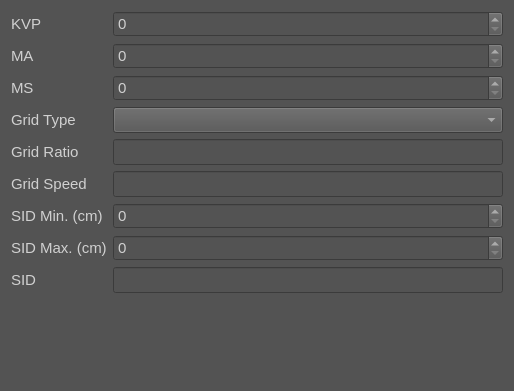
<?xml version="1.0" encoding="UTF-8"?>
<ui version="4.0">
 <class>ExposureDetailWidget</class>
 <widget class="QWidget" name="ExposureDetailWidget">
  <property name="geometry">
   <rect>
    <x>0</x>
    <y>0</y>
    <width>514</width>
    <height>391</height>
   </rect>
  </property>
  <property name="windowTitle">
   <string>Form</string>
  </property>
  <property name="styleSheet">
   <string notr="true">color: rgb(208, 208, 208);
background-color: rgb(83, 83, 83);</string>
  </property>
  <layout class="QFormLayout" name="formLayout">
   <item row="0" column="0">
    <widget class="QLabel" name="kvpLbl">
     <property name="font">
      <font>
       <pointsize>11</pointsize>
      </font>
     </property>
     <property name="text">
      <string>KVP</string>
     </property>
    </widget>
   </item>
   <item row="0" column="1">
    <widget class="QSpinBox" name="kvpSpinBox">
     <property name="minimumSize">
      <size>
       <width>100</width>
       <height>0</height>
      </size>
     </property>
     <property name="font">
      <font>
       <pointsize>11</pointsize>
      </font>
     </property>
    </widget>
   </item>
   <item row="2" column="0">
    <widget class="QLabel" name="maLbl">
     <property name="font">
      <font>
       <pointsize>11</pointsize>
      </font>
     </property>
     <property name="text">
      <string>MA</string>
     </property>
    </widget>
   </item>
   <item row="3" column="0">
    <widget class="QLabel" name="msLbl">
     <property name="font">
      <font>
       <pointsize>11</pointsize>
      </font>
     </property>
     <property name="text">
      <string>MS</string>
     </property>
    </widget>
   </item>
   <item row="6" column="0">
    <widget class="QLabel" name="gridSpeedLbl">
     <property name="font">
      <font>
       <pointsize>11</pointsize>
      </font>
     </property>
     <property name="text">
      <string>Grid Speed</string>
     </property>
    </widget>
   </item>
   <item row="5" column="0">
    <widget class="QLabel" name="gridSpeedLbl_2">
     <property name="font">
      <font>
       <pointsize>11</pointsize>
      </font>
     </property>
     <property name="text">
      <string>Grid Ratio</string>
     </property>
    </widget>
   </item>
   <item row="4" column="0">
    <widget class="QLabel" name="gridTypeLbl">
     <property name="font">
      <font>
       <pointsize>11</pointsize>
      </font>
     </property>
     <property name="text">
      <string>Grid Type</string>
     </property>
    </widget>
   </item>
   <item row="4" column="1">
    <widget class="QComboBox" name="gridTypeComboBox">
     <property name="minimumSize">
      <size>
       <width>150</width>
       <height>0</height>
      </size>
     </property>
     <property name="font">
      <font>
       <pointsize>11</pointsize>
      </font>
     </property>
     <item>
      <property name="text">
       <string/>
      </property>
     </item>
     <item>
      <property name="text">
       <string>Parallel</string>
      </property>
     </item>
     <item>
      <property name="text">
       <string>Focused</string>
      </property>
     </item>
     <item>
      <property name="text">
       <string>Crossed</string>
      </property>
     </item>
     <item>
      <property name="text">
       <string>Moving</string>
      </property>
     </item>
     <item>
      <property name="text">
       <string>Virtual</string>
      </property>
     </item>
    </widget>
   </item>
   <item row="7" column="0">
    <widget class="QLabel" name="sidMinLbl">
     <property name="font">
      <font>
       <pointsize>11</pointsize>
      </font>
     </property>
     <property name="text">
      <string>SID Min. (cm)</string>
     </property>
    </widget>
   </item>
   <item row="7" column="1">
    <widget class="QSpinBox" name="sidMinSpinBox">
     <property name="minimumSize">
      <size>
       <width>100</width>
       <height>0</height>
      </size>
     </property>
     <property name="font">
      <font>
       <pointsize>11</pointsize>
      </font>
     </property>
    </widget>
   </item>
   <item row="8" column="0">
    <widget class="QLabel" name="sidMaxLbl">
     <property name="font">
      <font>
       <pointsize>11</pointsize>
      </font>
     </property>
     <property name="text">
      <string>SID Max. (cm)</string>
     </property>
    </widget>
   </item>
   <item row="8" column="1">
    <widget class="QSpinBox" name="sidMaxSpinBox">
     <property name="minimumSize">
      <size>
       <width>100</width>
       <height>0</height>
      </size>
     </property>
     <property name="font">
      <font>
       <pointsize>11</pointsize>
      </font>
     </property>
    </widget>
   </item>
   <item row="9" column="0">
    <widget class="QLabel" name="sidLbl">
     <property name="font">
      <font>
       <pointsize>11</pointsize>
      </font>
     </property>
     <property name="text">
      <string>SID</string>
     </property>
    </widget>
   </item>
   <item row="9" column="1">
    <widget class="QLineEdit" name="sidLineEdit">
     <property name="minimumSize">
      <size>
       <width>100</width>
       <height>0</height>
      </size>
     </property>
     <property name="font">
      <font>
       <pointsize>11</pointsize>
      </font>
     </property>
    </widget>
   </item>
   <item row="5" column="1">
    <widget class="QLineEdit" name="gridRatioLineEdit">
     <property name="minimumSize">
      <size>
       <width>100</width>
       <height>0</height>
      </size>
     </property>
     <property name="font">
      <font>
       <pointsize>11</pointsize>
      </font>
     </property>
    </widget>
   </item>
   <item row="6" column="1">
    <widget class="QLineEdit" name="gridSpeedLineEdit">
     <property name="minimumSize">
      <size>
       <width>100</width>
       <height>0</height>
      </size>
     </property>
     <property name="font">
      <font>
       <pointsize>11</pointsize>
      </font>
     </property>
    </widget>
   </item>
   <item row="2" column="1">
    <widget class="QSpinBox" name="maSpinBox">
     <property name="minimumSize">
      <size>
       <width>100</width>
       <height>0</height>
      </size>
     </property>
     <property name="font">
      <font>
       <pointsize>11</pointsize>
      </font>
     </property>
    </widget>
   </item>
   <item row="3" column="1">
    <widget class="QSpinBox" name="msSpinBox">
     <property name="minimumSize">
      <size>
       <width>100</width>
       <height>0</height>
      </size>
     </property>
     <property name="font">
      <font>
       <pointsize>11</pointsize>
      </font>
     </property>
    </widget>
   </item>
  </layout>
 </widget>
 <resources/>
 <connections/>
</ui>
